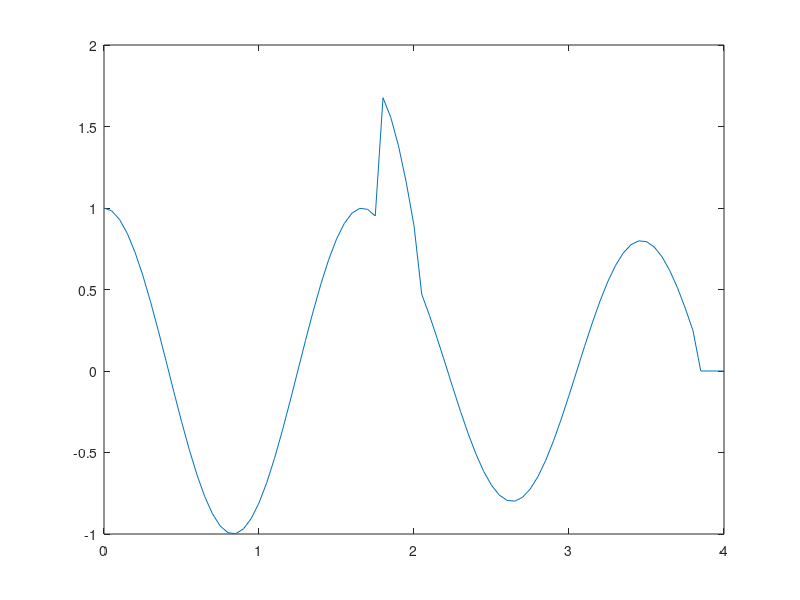
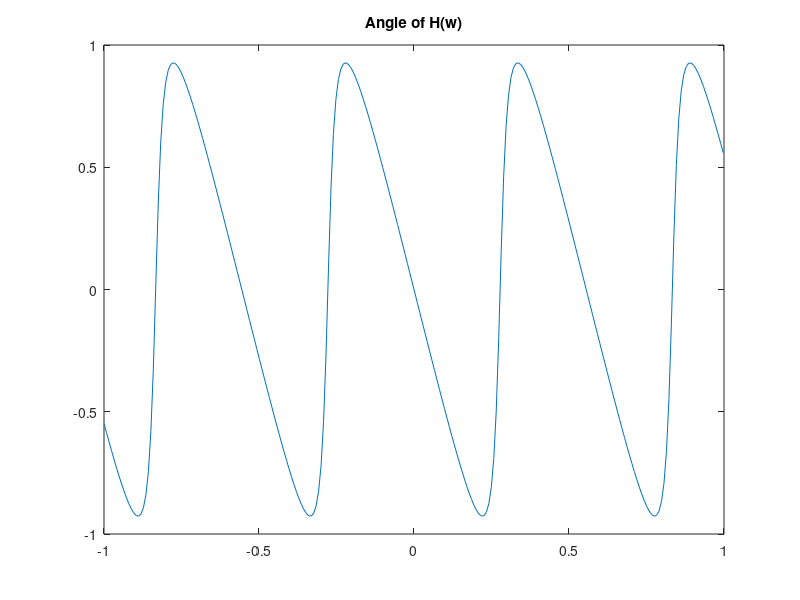

These figures' MATLAB source, in order:
%% Simple Echo
clc; close all
t = 0:0.05:2; % time
w = -2*pi:0.05:2*pi; % frequency domain

% impulse response
h = (t == 0) + 0.8.*(t == 1.8);% h = d(t) + 0.8d(t-1.8)

% Fourier transfrom function
H = 1 + 0.8.* exp(-1j.*w*1.8);

%plot
figure(1)
plot(w/(2*pi), abs(H));
title("Absolute value of H(w)")

figure(2)
plot(w/(2*pi), angle(H));
title("Angle of H(w)")

% this corresponds to graph 2 for question 1

%% Convolution of input with impulse response

input = cos(t*2*pi*3/5);
convolve = conv(input, h);
t_conv = linspace(0,4, length(convolve));

figure(1)
plot(t_conv, convolve)

%% Frequency response output
a = 0.8; t0 = 1.8;
w0 = 3*pi/5;
H2 = 1+a*exp(w0*1j*t0);
output = abs(H2).*cos(t*2*pi*3/5 + angle(H2));
